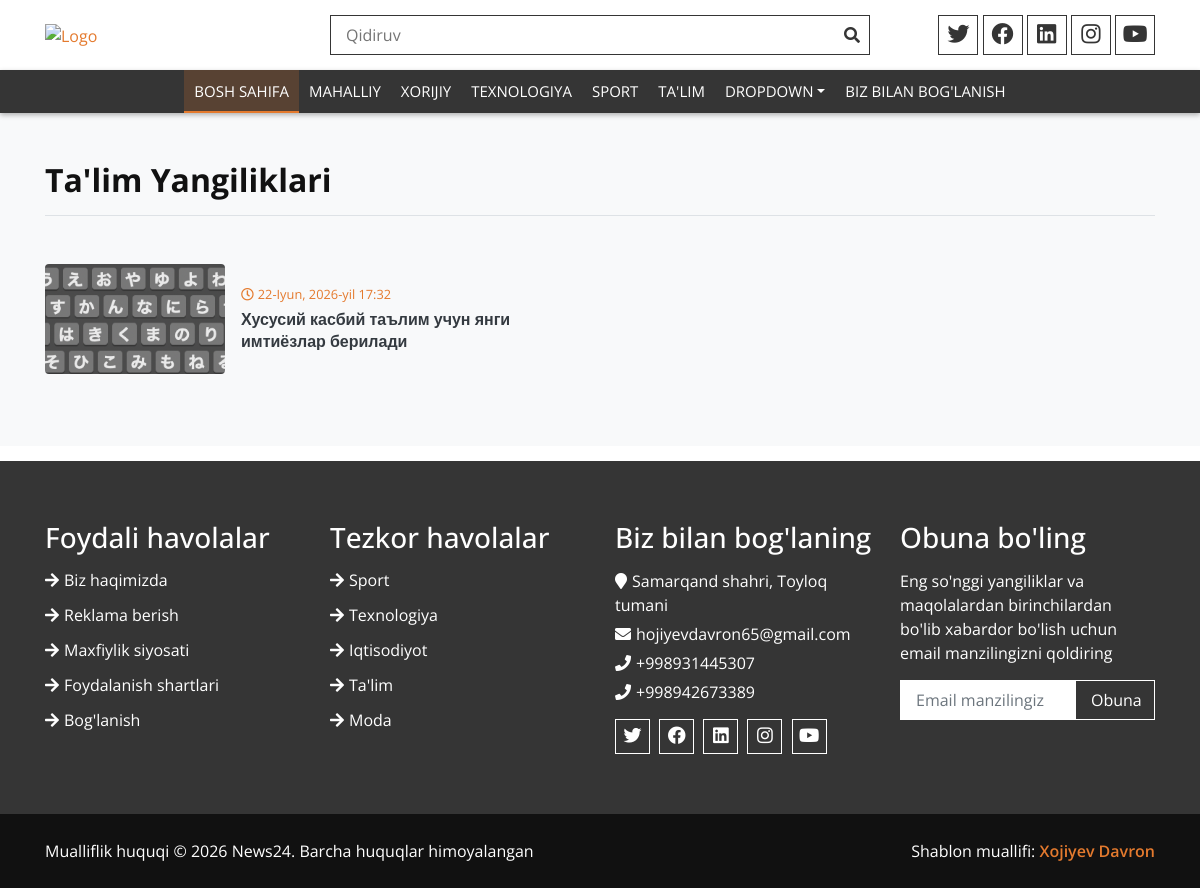
Page /edu/ on the committed database.
### news/models.py (models this page shows, shortened)
class Article(models.Model):
    STATUS = (('draft','qoralama'), ('published','Nashr etilgan'))
    title= models.CharField(max_length=250)
    slug= models.SlugField(unique=True, blank=True)
    cover = models.ImageField(upload_to='articles/', blank=True, null=True)
    body = models.TextField()
    author = models.ForeignKey(settings.AUTH_USER_MODEL, on_delete=models.CASCADE, related_name='articles')
    category = models.ForeignKey(Category, on_delete=models.SET_NULL, null=True, related_name='articles' )
    tags = models.ManyToManyField(Tag, blank=True, related_name='articles')
    status = models.CharField(max_length=10, choices=STATUS, default='draft')
    views_count = models.PositiveIntegerField(default=0)
    created_at = models.DateTimeField(auto_now_add=True)
    updated_at = models.DateTimeField(auto_now=True)
    objects = models.Manager()
    published = PublishedManager()

### news/views.py (the view)
# urls.py: path('edu/', edu_news, name='edu'),
def edu_news(request):
    lastest_news = Article.published.filter(category__name="Ta'lim")
    context = {
        'lastest_news': lastest_news,
    }
    return render(request, "edu-news.html", context)

### news/models.py (called while the page is built)
    def get_queryset(self):
        return super().get_queryset().filter(status='published')

### templates/edu-news.html (shortened to what this page needs)
<!DOCTYPE html>
{% load static %}
<html lang="uz">
    <head>
        <link href="https://stackpath.bootstrapcdn.com/bootstrap/4.4.1/css/bootstrap.min.css" rel="stylesheet">
        <link href="https://cdnjs.cloudflare.com/ajax/libs/font-awesome/5.10.0/css/all.min.css" rel="stylesheet">
        <link href="lib/slick/slick.css" rel="stylesheet">
        <link href="lib/slick/slick-theme.css" rel="stylesheet">
        <link href="{% static 'css/style.css' %}" rel="stylesheet">
    </head>
    <body>
        <div class="top-header">
            <div class="container">
                <div class="row align-items-center">
                    <div class="col-lg-3 col-md-4">
                        <div class="logo">
                            <a href="">
                                <img src="{% static 'img/logo.png' %}" alt="Logo">
                            </a>
                        </div>
                    </div>
                    <div class="col-lg-6 col-md-4">
                        <div class="search">
                            <input type="text" placeholder="Qidiruv">
                            <button><i class="fa fa-search"></i></button>
                        </div>
                    </div>
                    <div class="col-lg-3 col-md-4">
                        <div class="social">
                            <a href=""><i class="fab fa-twitter"></i></a>
                            <a href=""><i class="fab fa-facebook"></i></a>
                            <a href=""><i class="fab fa-linkedin"></i></a>
                            <a href=""><i class="fab fa-instagram"></i></a>
                            <a href=""><i class="fab fa-youtube"></i></a>
                        </div>
                    </div>
                </div>
            </div>
        </div>
        <div class="header">
            <div class="container">
                <nav class="navbar navbar-expand-md bg-dark navbar-dark">
                    <div class="collapse navbar-collapse justify-content-between" id="navbarCollapse">
                        <div class="navbar-nav m-auto">
                            <a href="{% url 'home' %}" class="nav-item nav-link active">Bosh sahifa</a>
                            <a href="{% url 'local_news' %}" class="nav-item nav-link">Mahalliy</a>
                            <a href="{% url 'global_news' %}" class="nav-item nav-link">Xorijiy</a>
                            <a href="{% url 'technology_news' %}" class="nav-item nav-link">Texnologiya</a>
                            <a href="{% url 'sports' %}" class="nav-item nav-link">Sport</a>
                            <a href="{% url 'edu' %}" class="nav-item nav-link">Ta'lim</a>
                            <div class="nav-item dropdown">
                                <a href="#" class="nav-link dropdown-toggle" data-toggle="dropdown">Dropdown</a>
                            </div>
                            <a href="{% url 'contact' %}" class="nav-item nav-link">Biz bilan Bog'lanish</a>
                        </div>
                    </div>
                </nav>
            </div>
        </div>
       <main class="py-5 bg-light">
    <div class="container">
        <h1 class="mb-5 border-bottom pb-3 font-weight-bold" style="color: #111; font-size: 2rem;">Ta'lim Yangiliklari</h1>
        <div class="row">
            {% for i in lastest_news %}
            <div class="col-lg-6 mb-4">
                <div class="card border-0 bg-transparent">
                    <div class="row no-gutters align-items-center">
                        <div class="col-sm-4">
                            <a href="{% url 'single' i.slug %}">
                                <img src="{{ i.cover.url }}" class="img-fluid rounded w-100" alt="{{ i.title }}" style="height: 110px; object-fit: cover;">
                            </a>
                        </div>
                        <div class="col-sm-8 pl-sm-3 pt-2 pt-sm-0">
                            <div class="text-muted small mb-1">
                                <a href="{% url 'single' i.slug %}" >
                                    <i class="far fa-clock mr-1"></i>{{ i.created_at }}
                                </a>
                            </div>
                            <h5 class="font-weight-bold h6 mb-0" style="line-height: 1.4;">
                                <a href="{% url 'single' i.slug %}" class="text-dark text-decoration-none">{{ i.title }}</a>
                            </h5>
                        </div>
                    </div>
                </div>
            </div>
            {% endfor %}
        </div>
    </div>
</main>
        <div class="footer">
            <div class="container-fluid">
                <div class="row">
                    <div class="col-lg-3 col-md-6">
                        <div class="footer-widget">
                            <h3 class="title">Foydali havolalar</h3>
                            <ul>
                                <li><a href="#">Biz haqimizda</a></li>
                                <li><a href="#">Reklama berish</a></li>
                                <li><a href="#">Maxfiylik siyosati</a></li>
                                <li><a href="#">Foydalanish shartlari</a></li>
                                <li><a href="#">Bog'lanish</a></li>
                            </ul>
                        </div>
                    </div>
                    <div class="col-lg-3 col-md-6">
                        <div class="footer-widget">
                            <h3 class="title">Tezkor havolalar</h3>
                            <ul>
                                <li><a href="#">Sport</a></li>
                                <li><a href="#">Texnologiya</a></li>
                                <li><a href="#">Iqtisodiyot</a></li>
                                <li><a href="#">Ta'lim</a></li>
                                <li><a href="#">Moda</a></li>
                            </ul>
                        </div>
                    </div>
                    <div class="col-lg-3 col-md-6">
                        <div class="footer-widget">
                            <h3 class="title">Biz bilan bog'laning</h3>
                            <div class="contact-info">
                                <p><i class="fa fa-map-marker"></i>Samarqand shahri, Toyloq tumani</p>
                                <p><i class="fa fa-envelope"></i>hojiyevdavron65@gmail.com</p>
                                <p><i class="fa fa-phone"></i>+998931445307</p>
                                <p><i class="fa fa-phone"></i>+998942673389</p>
                                <div class="social">
                                    <a href=""><i class="fab fa-twitter"></i></a>
                                    <a href=""><i class="fab fa-facebook"></i></a>
                                    <a href=""><i class="fab fa-linkedin"></i></a>
                                    <a href=""><i class="fab fa-instagram"></i></a>
                                    <a href=""><i class="fab fa-youtube"></i></a>
                                </div>
                            </div>
                        </div>
                    </div>
                    <div class="col-lg-3 col-md-6">
                        <div class="footer-widget">
                            <h3 class="title">Obuna bo'ling</h3>
                            <div class="newsletter">
                                <p>
                                    Eng so'nggi yangiliklar va maqolalardan birinchilardan bo'lib xabardor bo'lish uchun email manzilingizni qoldiring
                                </p>
                                <form method="POST" action="#">
                                    <input class="form-control" type="email" placeholder="Email manzilingiz" name="email" required>
                                    <button class="btn">Obuna</button>
                                </form>
                            </div>
                        </div>
                    </div>
                </div>
            </div>
        </div>
        <div class="footer-bottom">
            <div class="container">
                <div class="row">
                    <div class="col-md-6 copyright">
                        <p>Mualliflik huquqi &copy; 2026 News24. Barcha huquqlar himoyalangan</p>
                    </div>
                    <div class="col-md-6 template-by">
                        <p>Shablon muallifi: <a href="Xojiyev Davron">Xojiyev Davron</a></p>
                    </div>
                </div>
            </div>
        </div>
    </body>
</html>

### static/css/style.css (style rules this page uses)
body { color: #353535; font-family: 'Open Sans', sans-serif; font-weight: 400; background: #ffffff; }
a { color: #E47A2E; transition: 0.5s; }
p { color: #353535; padding: 0; margin: 0 0 15px 0; }
h1, h2, h3, h4, h5, h6 { color: #353535; margin: 0 0 15px 0; padding: 0; }
.form-control, .custom-select { width: 100%; height: 35px; padding: 0 15px; color: #666666; border: 1px solid #353535; border-radius: 0; margin-bottom: 15px }
button.btn { color: #353535; background: #ffffff; border: 1px solid #353535; border-radius: 0; }
.top-header { padding: 15px 0; background: #ffffff; }
.top-header .logo { text-align: left; overflow: hidden; }
.top-header .logo a img { max-width: 100%; max-height: 60px; }
.top-header .search { width: 100%; }
.top-header .search input[type=text] { width: 100%; height: 40px; padding: 0 15px; color: #666666; border: 1px solid #353535; }
.top-header .search button { position: absolute; width: 40px; height: 38px; top: 1px; right: 16px; padding: 0 15px; border: none; background: none; color: #353535; }
.top-header .social { position: relative; width: 100%; height: 40px; overflow: hidden; text-align: right; }
.top-header .social a { display: inline-block; width: 40px; height: 40px; padding: 1px 0; text-align: center; font-size: 22px; border: 1px solid #353535; }
.top-header .social a i { color: #353535; }
@media (min-width: 768px) { .top-header { max-height: 90px; } }
.header { position: relative; box-shadow: 0 2px 5px rgba(0, 0, 0, .3); }
.header .navbar { height: 100%; padding: 0; }
.navbar-dark .navbar-nav .nav-link, .navbar-dark .navbar-nav .nav-link:focus, .navbar-dark .navbar-nav .nav-link:hover, .navbar-dark .navbar-nav .nav-link.active { padding: 10px 10px 8px 10px; color: #ffffff; }
.navbar-dark .navbar-nav .nav-link:hover, .navbar-dark .navbar-nav .nav-link.active { background: rgba(228, 122, 46, .2); border-bottom: 2px solid #E47A2E; transition: none; }
@media (min-width: 768px) { .header, .header .navbar { background: #353535 !important; } }
@media (min-width: 768px) { .header a.nav-link { padding: 8px 15px; font-size: 15px; text-transform: uppercase; } }
.footer { position: relative; padding: 60px 0 0 0; margin-top: 15px; background: #353535; }
@media (min-width: 992px) { .footer .container-fluid { max-width: 95%; } }
.footer .footer-widget { position: relative; width: 100%; margin-bottom: 60px; }
.footer .footer-widget .title { color: #ffffff; white-space: nowrap; }
.footer .footer-widget p { color: #ffffff; }
.footer .footer-widget ul { margin: 0; padding: 0; list-style: none; }
.footer .footer-widget ul li { margin-bottom: 12px; }
.footer .footer-widget ul li:last-child { margin-bottom: 0; }
.footer .footer-widget ul li a { color: #ffffff; white-space: nowrap; display: block; line-height: 23px; }
.footer .footer-widget ul li a::before { content: '\f061'; font-family: 'Font Awesome 5 Free'; font-weight: 900; padding-right: 5px; }
.footer .contact-info p { margin-bottom: 5px; color: #ffffff; font-size: 16px; }
.footer .contact-info p i { color: #ffffff; margin-right: 5px; }
.footer .social { position: relative; width: 100%; }
.footer .social a { display: inline-block; margin: 10px 5px 0 0; width: 35px; height: 35px; padding: 2px 0; text-align: center; font-size: 18px; background: #353535; border: 1px solid #ffffff; }
.footer .social a i { color: #ffffff; }
.footer .newsletter { position: relative; width: 100%; }
.footer .newsletter form { position: relative; width: 100%; }
.footer .newsletter input { width: 100%; height: 40px; padding: 0 15px; border: 1px solid #ffffff; }
.footer .newsletter .btn { position: absolute; width: 80px; height: 40px; top: 0; right: 0; padding: 0 15px; border: none; background: #353535; color: #ffffff; border: 1px solid #ffffff; }
.footer-bottom { position: relative; padding: 25px 0; background: #111111; }
.footer-bottom .copyright { text-align: left; }
.footer-bottom .template-by { text-align: right; }
.footer-bottom .copyright p, .footer-bottom .template-by p { color: #ffffff; font-weight: 400; margin: 0; }
.footer-bottom .copyright p a, .footer-bottom .template-by p a { font-weight: 600; }

### rows in the picture
Article: cover (picture), created_at "22-Iyun, 2026-yil 17:32", title "Хусусий касбий таълим учун янги имтиёзлар берилади"
